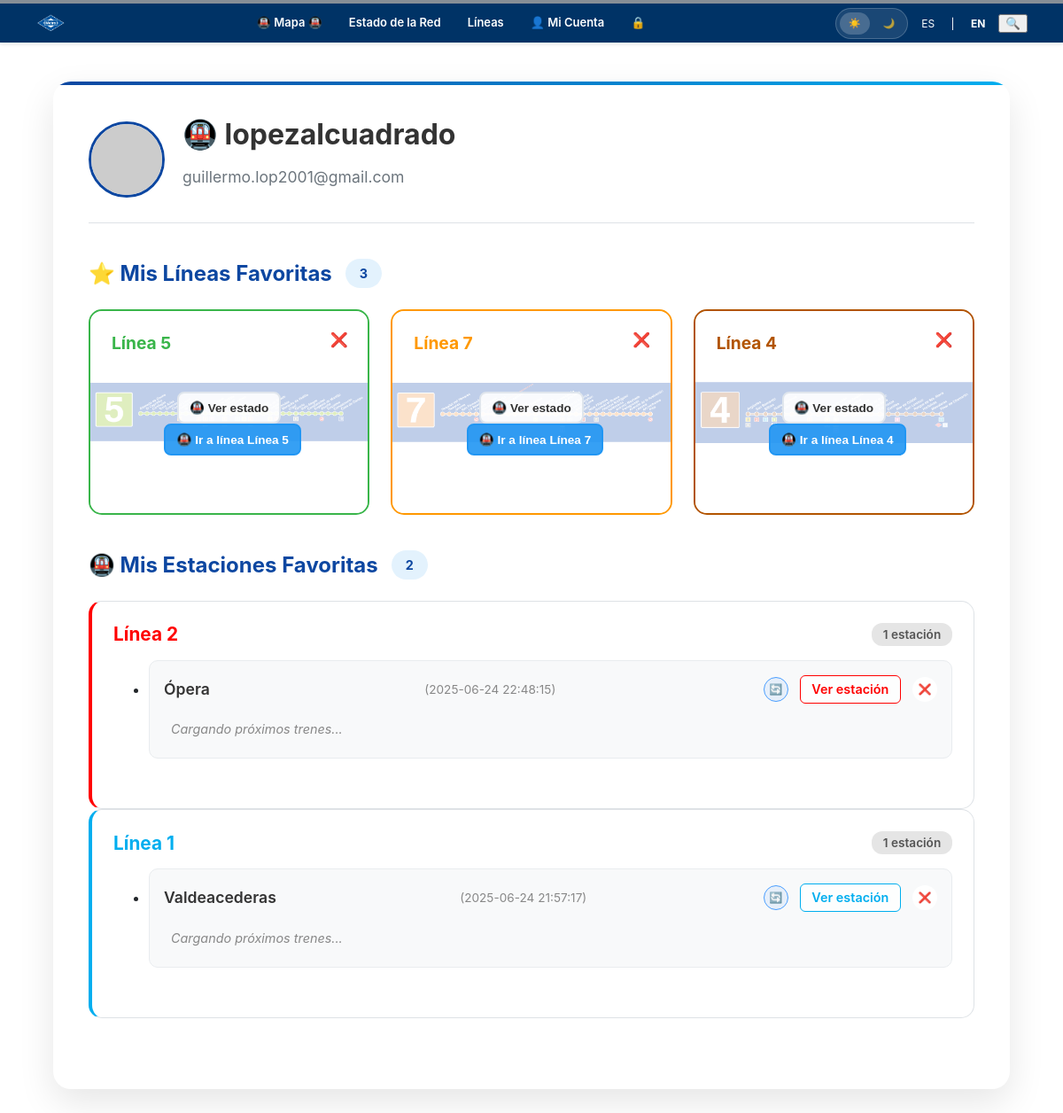
The page /account (signed in) on the database as committed earlier.
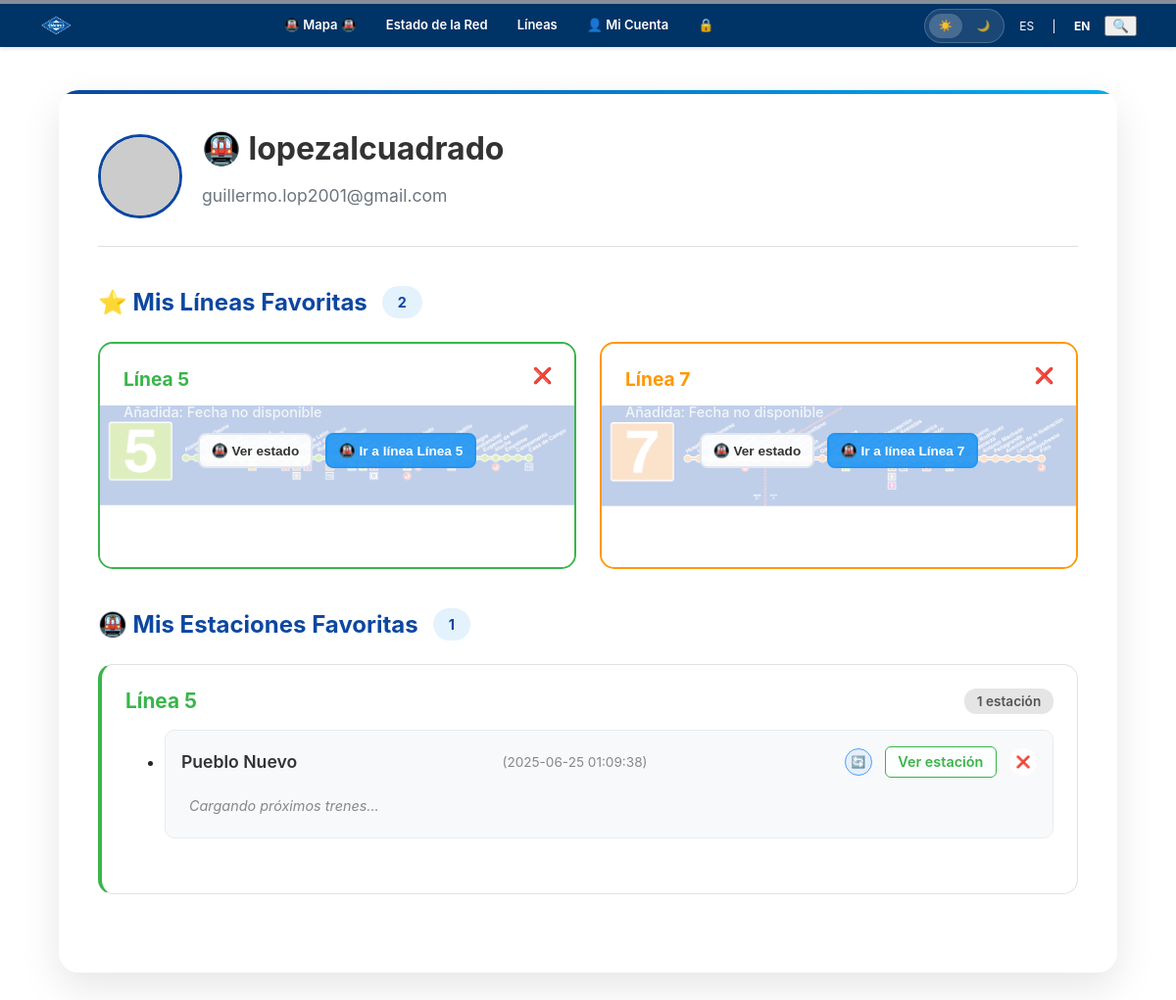
The same page on the database as committed later.
### tables this page shows
CREATE TABLE users (
                id INTEGER PRIMARY KEY AUTOINCREMENT,
                username TEXT NOT NULL UNIQUE,
                email TEXT NOT NULL UNIQUE,
                password_hash TEXT NOT NULL,
                created_at TIMESTAMP DEFAULT CURRENT_TIMESTAMP
            );

CREATE TABLE favorite_stations (
                id INTEGER PRIMARY KEY AUTOINCREMENT,
                user_id INTEGER NOT NULL,
                station_id INTEGER NOT NULL,
                line_id TEXT NOT NULL,
                station_name TEXT NOT NULL,
                created_at TIMESTAMP DEFAULT CURRENT_TIMESTAMP,
                FOREIGN KEY (user_id) REFERENCES users (id),
                UNIQUE(user_id, station_id, line_id)
            );

### app.py (the view)
@app.route("/account")
@login_required
def account():
    favorite_lines = get_user_favorite_lines(current_user.id)
    favorite_stations = get_user_favorite_stations(current_user.id)
    from collections import defaultdict
    grouped_fav_stations = defaultdict(list)
    for station in favorite_stations:
        primary_line = station['all_lines'][0]
        line_id = primary_line['line_id']
        station_with_all_lines = {
            'station_name': station['station_name'],
            'station_id': primary_line['station_id'],
            'line_id': line_id,
            'line_name': primary_line['line_name'],
            'line_color': primary_line['line_color'],
            'added_at': primary_line['added_at'],
            'all_lines': station['all_lines'],  # Incluir todas las líneas
            'lines_count': len(station['all_lines'])
        }
        grouped_fav_stations[line_id].append(station_with_all_lines)
    grouped_fav_stations = dict(grouped_fav_stations)
    return render_template('account.html', title='Mi Cuenta',
                         favorite_lines=favorite_lines,
                         favorite_stations=favorite_stations,
                         grouped_fav_stations=grouped_fav_stations)

### app.py (called while the page is built)
def get_db_connection(db_path=None):
    if db_path is None:
        db_path = DB_PATH
    conn = sqlite3.connect(db_path)
    conn.row_factory = sqlite3.Row
    return conn

@login_manager.user_loader
def load_user(user_id):
    return User.get_by_id(int(user_id))

    @staticmethod
    def get_by_id(user_id):
        conn = get_db_connection()
        user_data = conn.execute('SELECT * FROM users WHERE id = ?', (user_id,)).fetchone()
        conn.close()
        if user_data:
            return User(user_id=user_data['id'], username=user_data['username'], email=user_data['email'], password_hash=user_data['password_hash'], created_at=user_data['created_at'])
        return None

### templates/account.html (shortened to what this page needs)
{% extends "base.html" %}
{% block content %}
<div class="account-container">
    <div class="account-header">
        <img src="https://api.dicebear.com/8.x/initials/svg?seed={{ current_user.username }}" alt="Avatar">
        <div>
            <h2>🚇 {{ current_user.username }}</h2>
            <p class="text-muted">{{ current_user.email }}</p>
        </div>
    </div>
    <div class="favorites-section">
        <div class="favorites-header">
            <h3>⭐ Mis Líneas Favoritas</h3>
            <span class="favorites-count">{{ favorite_lines|length }}</span>
        </div>
        {% if favorite_lines %}
        <div class="favorites-grid">
            {% for line in favorite_lines %}
            <a href="/line/{{ line.id }}" class="favorite-line-card"
               data-line="{{ line.id }}"
               style="border-color: {{ line.color }}; color: {{ line.text_color if line.text_color == '#FFFFFF' else '#333' }};">
                <button class="remove-favorite"
                        onclick="event.preventDefault(); removeFavoriteLine('{{ line.id }}');"
                        title="Eliminar de favoritos">
                    ❌
                </button>
                <div class="line-name" style="color: {{ line.color }};">{{ line.name }}</div>
                <div class="line-added">Añadida: {{ line.added_at.split('T')[0] if line.added_at else 'Fecha no disponible' }}</div>
                <div class="line-status" id="line-status-{{ line.id }}">
                    <button class="btn-check-status" onclick="event.preventDefault(); checkLineStatus('{{ line.id }}', '{{ line.name }}');">
                        🚇 Ver estado
                    </button>
                    <button class="btn-go-to-line" onclick="event.preventDefault(); goToLine('{{ line.id }}');">
                        🚇 Ir a línea {{ line.name }}
                    </button>
                </div>
            </a>
            {% endfor %}
        </div>
        {% else %}
        <div class="empty-favorites">
            <h4>🚇 No tienes líneas favoritas</h4>
            <p>Explora las líneas del metro y marca tus favoritas</p>
            <p><a href="/status" style="color: #0D47A1;">Ver todas las líneas</a></p>
        </div>
        {% endif %}
    </div>
    <div class="favorites-section">
        <div class="favorites-header">
            <h3>🚇 Mis Estaciones Favoritas</h3>
            <span class="favorites-count">
                {{ favorite_stations|length }}
            </span>
        </div>
        {% if grouped_fav_stations %}
            {% for line_id, stations in grouped_fav_stations.items() %}
                <div class="favorite-station-card-group" style="border-left: 4px solid {{ stations[0].line_color }};">
                    <div class="station-group-header">
                        <h4 class="station-group-line-name" style="color: {{ stations[0].line_color }};">
                            Línea {{ line_id }}
                        </h4>
                        <span class="station-group-count">{{ stations|length }} estación{{ 'es' if stations|length > 1 else '' }}</span>
                    </div>
                    <ul class="station-lines-list">
                        {% for station in stations %}
                            <li class="station-line-item">
                                <div class="station-item-header">
                                    <span class="station-name-text">{{ station.station_name }}</span>
                                    <span class="station-added-date">({{ station.added_at.split('T')[0] if station.added_at else 'Fecha no disponible' }})</span>
                                    <div class="station-actions">
                                        <button class="btn-refresh-trains" onclick="refreshFavoriteTrains('{{ station.station_name }}', 'favTrains-{{ line_id }}-{{ loop.index0 }}')" title="Actualizar trenes">
                                            🔄
                                        </button>
                                        <a href="/station/{{ station.line_id }}/{{ station.station_id }}" class="btn-station-link" style="color: {{ station.line_color }};">
                                            Ver estación
                                        </a>
                                        <button class="remove-favorite-btn" onclick="removeFavoriteStation('{{ station.station_id }}', '{{ station.line_id }}');" title="Eliminar de favoritos">❌</button>
                                    </div>
                                </div>
                                <div class="station-trains-container" id="favTrains-{{ line_id }}-{{ loop.index0 }}">
                                    <div class="loading-trains">Cargando próximos trenes...</div>
                                </div>
                            </li>
                        {% endfor %}
                    </ul>
                </div>
            {% endfor %}
        {% else %}
            <div class="empty-favorites">
                <h4>🚇 No tienes estaciones favoritas</h4>
                <p>Busca estaciones y marca tus favoritas</p>
                <p><a href="/" style="color: #0D47A1;">Buscar estaciones</a></p>
            </div>
        {% endif %}
    </div>
</div>
{% endblock %}

### templates/base.html (shortened to what this page needs)
<!DOCTYPE html>
<html lang="es">
<head>
    <link rel="stylesheet" href="/static/css/global.css">
</head>
<body>
    {% include 'header.html' %}
    <main style="margin-top: 48px;">
        {% block content %}{% endblock %}
    </main>
</body>
</html>

### templates/header.html (shortened to what this page needs)
<header class="main-header">
    <nav class="main-nav">
        <div class="header-container">
            <a href="/" class="main-logo">
                <img src="{{ url_for('static', filename='logos/Logomarca_azul.png') }}"
                     alt="Metro de Madrid Logo"
                     loading="eager"
                     fetchpriority="high">
            </a>
            <ul class="nav-links">
                <li><a href="/mapa-v5" class="{{ 'active' if request.endpoint == 'map_routes_view' else '' }}">🚇 Mapa 🚇</a></li>
                <li><a href="/status" class="{{ 'active' if request.endpoint == 'status' else '' }}">Estado de la Red</a></li>
                <li><a href="/line/1" class="{{ 'active' if request.endpoint == 'line_detail' else '' }}">Líneas</a></li>
                {% if current_user.is_authenticated %}
                    <li>
                        <a href="{{ url_for('account') }}" id="accountLink">
                            👤 Mi Cuenta
                        </a>
                    </li>
                    <li><a href="{{ url_for('logout') }}">🔒 </a></li>
                {% else %}
                    <li><a href="{{ url_for('login') }}">🔑 Iniciar Sesión</a></li>
                    <li><a href="{{ url_for('register') }}">📝 Registrarse</a></li>
                {% endif %}
            </ul>
            <div class="nav-extra">
                <div class="theme-selector">
                    <button class="theme-btn" data-theme="light">☀️</button>
                    <button class="theme-btn" data-theme="dark">🌙</button>
                </div>
                <span>ES</span>&nbsp;|&nbsp;<a href="#">EN</a>
                <button class="search" href="/station">🔍</button>
            </div>
        </div>
    </nav>
</header>

### static/css/global.css (style rules this page uses)
:root { --primary-blue: #0055a4; --light-gray: #f8f9fa; --border-color: #dee2e6; --text-dark: #343a40; --text-light: #6c757d; --line-color: #868e96; --transition: all 0.3s ease; --bg-primary: #ffffff; --bg-secondary: #f8f9fa; --bg-tertiary: #e9ecef; --text-primary: #343a40; --text-secondary: #6c757d; --text-muted: #adb5bd; --nocturno-bg: #2c3e50; --nocturno-text: #ecf0f1; --nocturno-muted: #bdc3c7; --shadow: 0 2px 8px rgba(0,0,0,0.1); --shadow-hover: 0 4px 15px rgba(0,0,0,0.15); }
[data-theme="dark"] { --bg-primary: #1a1a1a; --bg-secondary: #2d2d2d; --bg-tertiary: #404040; --text-primary: #ffffff; --text-secondary: #cccccc; --text-muted: #999999; --border-color: #404040; --light-gray: #2d2d2d; --shadow: 0 2px 8px rgba(0,0,0,0.3); --shadow-hover: 0 4px 15px rgba(0,0,0,0.4); }
body { font-family: -apple-system, BlinkMacSystemFont, "Segoe UI", Roboto, "Helvetica Neue", Arial, sans-serif; color: var(--text-primary); background-color: var(--bg-primary); margin: 0; padding-top: 44px; transition: var(--transition); }

### templates/header.html (style rules this page uses)
:root { --metro-main: #0065FE; --metro-rojo: #d7192d; --metro-azul-oscuro: #003366; }
:root { --bg-primary: #ffffff; --bg-secondary: #f8f9fa; --text-primary: #212529; --text-secondary: #6c757d; --border-color: #dee2e6; --shadow: 0 2px 4px rgba(0,0,0,0.1); }
[data-theme="dark"] { --bg-primary: #1a1a1a; --bg-secondary: #2d2d2d; --text-primary: #ffffff; --text-secondary: #b0b0b0; --border-color: #404040; --shadow: 0 2px 4px rgba(0,0,0,0.3); }
.main-header { position: fixed; top: 0; left: 0; width: 100%; z-index: 1000; background: var(--bg-primary); box-shadow: var(--shadow); padding: 0; transition: background-color 0.3s ease, box-shadow 0.3s ease; }
.main-nav { display: flex; justify-content: space-between; align-items: center; padding: 0 40px; height: 44px; background-color: var(--metro-azul-oscuro); box-sizing: border-box; }
.main-logo img { height: 25px; display: block; image-rendering: -webkit-optimize-contrast; image-rendering: crisp-edges; }
.nav-links { list-style: none; display: flex; margin: 0; padding: 0; height: 100%; }
.nav-links li { display: flex; align-items: center; }
.nav-links li a { text-decoration: none; color: white; font-weight: 600; font-size: 13px; padding: 0 15px; height: 100%; display: flex; align-items: center; border-bottom: 3px solid transparent; transition: color 0.2s, border-color 0.2s; }
.nav-extra { display: flex; align-items: center; color: white; font-size: 12px; gap: 15px; }
.nav-extra a { color: white; text-decoration: none; font-weight: bold; }
.theme-selector { display: flex; align-items: center; gap: 5px; background: rgba(255, 255, 255, 0.1); border-radius: 20px; padding: 4px; border: 1px solid rgba(255, 255, 255, 0.2); }
.theme-btn { background: none; border: none; color: white; padding: 6px 10px; border-radius: 15px; cursor: pointer; font-size: 11px; font-weight: 500; transition: all 0.2s ease; opacity: 0.7; }
.theme-btn.active { background: rgba(255, 255, 255, 0.2); opacity: 1; font-weight: 600; }
.header-container { display: flex; position: sticky; justify-content: space-between; align-items: center; width: 100%; }

Rows that differ between the two databases and show on the page:
removed favorite_stations: station_name "Ópera", added_at "2025-06-24 22:48:15", shown under "2"
removed favorite_stations: station_name "Valdeacederas", added_at "2025-06-24 21:57:17", shown under "1"
added favorite_stations: station_name "Pueblo Nuevo", added_at "2025-06-25 01:09:38", shown under "5"
Other text that changed with them:
{{ favorite_lines|length }}: "3" → "2"
{{ favorite_stations|length }}: "2" → "1"
new list line: "Línea 5 Añadida: Fecha no disponible 🚇 Ver estado 🚇 Ir a línea Línea 5"
new list line: "Línea 7 Añadida: Fecha no disponible 🚇 Ver estado 🚇 Ir a línea Línea 7"
new list line: "Línea 5 1 estación"
list line gone: "Línea 5 🚇 Ver estado 🚇 Ir a línea Línea 5"
list line gone: "Línea 7 🚇 Ver estado 🚇 Ir a línea Línea 7"
list line gone: "Línea 4 🚇 Ver estado 🚇 Ir a línea Línea 4"
list line gone: "Línea 2 1 estación"
list line gone: "Línea 1 1 estación"
